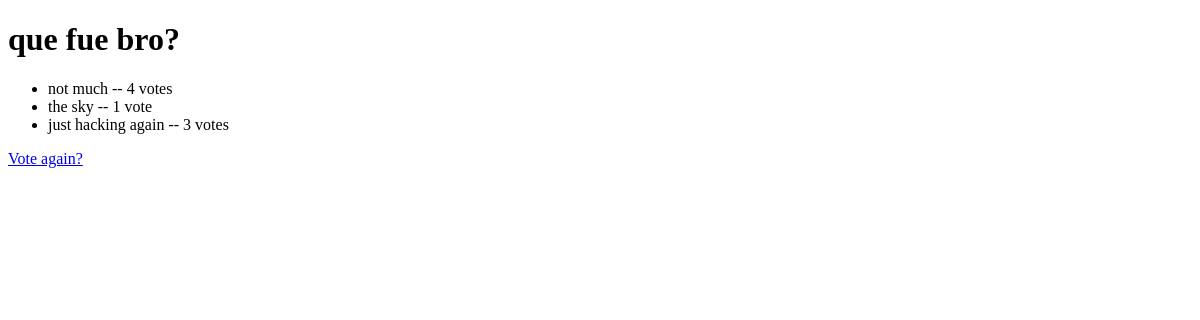
The app's page /polls/1/results/, older data.
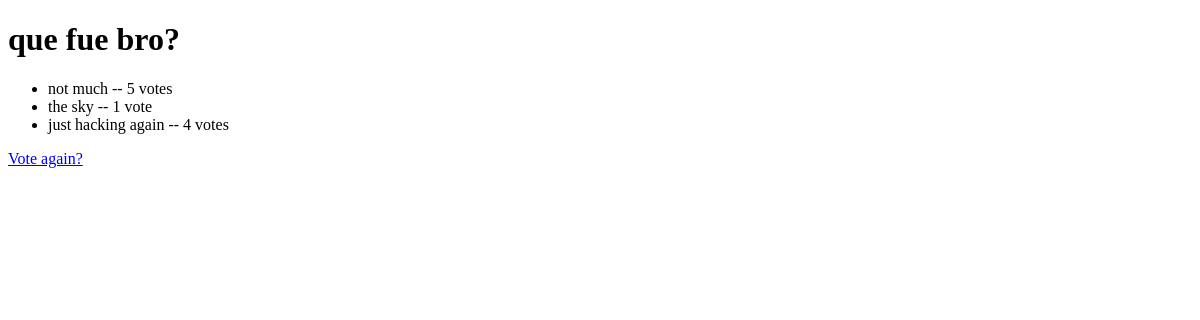
The same page, newer data.
### polls/models.py (models this page shows, shortened)
class Question(models.Model):
    question_text = models.CharField(max_length=200)
    pub_date = models.DateTimeField("date published")

class Choice(models.Model):
    question = models.ForeignKey(Question, on_delete=models.CASCADE)
    choice_text = models.CharField(max_length=200)
    votes = models.IntegerField(default=0)

### polls/views.py (the view)
# urls.py: path("<int:pk>/results/", views.ResultsView.as_view(), name="results"),
class ResultsView(generic.DetailView):
    model = Question
    template_name = "polls/results.html"

### polls/templates/polls/results.html (shortened to what this page needs)
<!DOCTYPE html>
<html lang="es">
  <head>
  </head>
  <body>
    <h1>{{ question.question_text }}</h1>
    <ul>
      {% for choice in question.choice_set.all %}
      <li>
        {{ choice.choice_text }} -- {{ choice.votes }}
        vote{{choice.votes|pluralize }}
      </li>
      {% endfor %}
    </ul>
    <a href="{% url 'polls:detail' question.id %}">Vote again?</a>
  </body>
</html>

Row changes from the older to the newer data that the page shows:
changed Choice "not much": votes "4" → "5"
changed Choice "just hacking again": votes "3" → "4"
